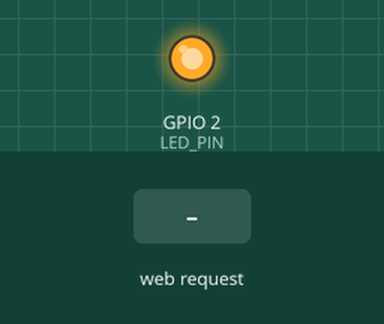
Recording of a program running on a simulated ESP8266 (NodeMCU). Shown: output pins drawn as LEDs (lit = HIGH). Inputs (shaded band) come from the test bench. WiFi joins after 1.5 s; servers stay silent unless stated; what the program prints to the serial monitor is not drawn.

Above: at 2.7 s.
2.8 s: HTTP request GET /command?cmd=LED_ON received
At 3.7 s:
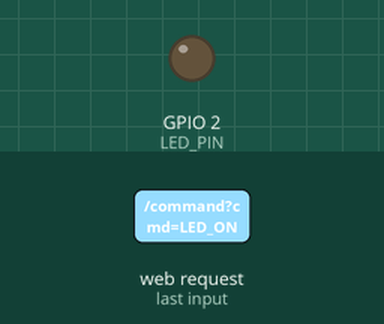
4.3 s: HTTP request GET /command?cmd=LED_OFF received
At 4.8 s:
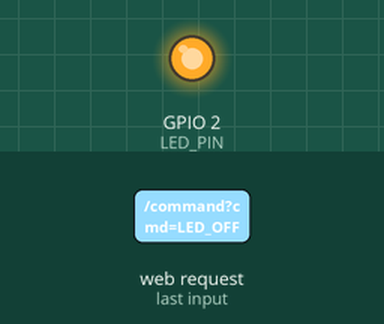
Timing chart, 0 to 7.3 s (numbered marks = the images above; inputs shaded):
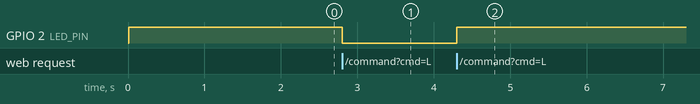

The program:

main.cpp
```cpp
#include <ESP8266HTTPClient.h>
#include <ESP8266WebServer.h>
#include <ESP8266WiFi.h>

#define SSID "WZ"
#define PASSWORD "82913954"

#define LED_PIN 2

ESP8266WebServer server(80);

const char* htmlPage = R"rawliteral(
<!DOCTYPE html>
<html>
<head>
    <meta name="viewport" content="width=device-width, initial-scale=1">
    <style>
        body { font-family: Arial, sans-serif; text-align: center; margin-top: 50px; }
        .button { padding: 15px 32px; font-size: 16px; cursor: pointer; display: inline-block; margin: 10px; }
        .on { background-color: #4CAF50; color: white; border: none; }
        .off { background-color: #f44336; color: white; border: none; }
    </style>
</head>
<body>
    <h1>ESP8266 LED Control</h1>
    <button class="button on" onclick="sendCommand('LED_ON')">Turn On</button>
    <button class="button off" onclick="sendCommand('LED_OFF')">Turn Off</button>

    <script>
        function sendCommand(command) {
            var xhr = new XMLHttpRequest();
            xhr.open("GET", "/command?cmd=" + command, true);
            xhr.onreadystatechange = function () {
                if (xhr.readyState === 4 && xhr.status === 200) {
                    alert(xhr.responseText);
                }
            };
            xhr.send();
        }
    </script>
</body>
</html>
)rawliteral";

void WiFiConnected();
void WebServerInit();
void handleRoot();
void handleCommand();

void setup() {
  Serial.begin(115200);
  delay(10); // 添加一个小延迟
  Serial.println("Starting setup...");

  pinMode(LED_PIN, OUTPUT); // 设置 LED_PIN 为输出模式
  digitalWrite(LED_PIN, HIGH); // 初始化 LED_PIN 为高电平（假设HIGH为熄灭）

  WiFiConnected();
  WebServerInit();
  delay(10); // 添加一个小延迟

  Serial.println("Setup complete.");
}

void loop() {
  server.handleClient();
  yield(); // 让系统有机会处理其他任务
}

void WiFiConnected() {
  Serial.println("Connecting to WiFi...");
  WiFi.mode(WIFI_STA);
  WiFi.begin(SSID, PASSWORD);
  while (WiFi.status() != WL_CONNECTED) {
    delay(500);
    Serial.print(".");
  }
  Serial.println();
  Serial.print("Connected, IP address: ");
  Serial.println(WiFi.localIP());
}

void WebServerInit() {
  server.on("/", handleRoot);
  server.on("/command", handleCommand);
  server.begin();
  Serial.println("HTTP server started");
}

void handleRoot() {
  server.send(200, "text/html", htmlPage);
}

void handleCommand() {
  String command = server.arg("cmd");
  if (command.length() > 0) {
    Serial.println("Received command: " + command);
    if (command == "LED_ON") {
      digitalWrite(LED_PIN, LOW); // 假设 LOW 为点亮 LED
      server.send(200, "text/plain", "LED turned ON");
    } else if (command == "LED_OFF") {
      digitalWrite(LED_PIN, HIGH); // 假设 HIGH 为熄灭 LED
      server.send(200, "text/plain", "LED turned OFF");
    } else {
      server.send(200, "text/plain", "Unknown command: " + command);
    }
  } else {
    server.send(200, "text/plain", "No command provided");
  }
}
```

main1.cpp
```cpp
// #include <WiFiManager.h>
// #include <ESP8266HTTPClient.h>
// #include <ESP8266WiFi.h>

// int i = 0;
// char name[] = "WZ";
// char password[] = "82913954";

// void setup(){
//   Serial.begin(115200);
//   Serial.println();

//   WiFi.begin(name, password);
//   while (WiFi.status() != WL_CONNECTED){
//     delay(500);
//     Serial.print(".");
//   }
//   Serial.println();

//   Serial.print("Conneced, WIFI IP:");
//   Serial.println(WiFi.localIP());
//   WiFi.printDiag(Serial);
// }

// void loop(){
//   // Serial.printf("Num:%d\n",i);
//   // delay(500);
//   // i+=1;i
// }
```

main2.cpp
```cpp
// #include <WiFiManager.h>
// #include <ESP8266HTTPClient.h>
// #include <ESP8266WiFi.h>

// int i = 0;
// #define name "WZ"
// #define password "82913954"
// #define AP_ssid "xiaohuang"


// void setup(){
//     Serial.begin(115200);
//     Serial.println();
//     WiFi.mode(WIFI_AP);
//     Serial.print("ÉèÖÃ½ÓÈëµãÖ®ÖÐ ... ");
//     WiFi.softAP(AP_ssid, password,3,1);

//     Serial.println();
//     Serial.print("µ±Ç°½ÓÈëµã¹¤×÷Ä£Ê½£º");
//     Serial.print(WiFi.getMode());
//     Serial.println();
//     Serial.print("µ±Ç°½ÓÈëµãÃû³Æ£º");
//     Serial.print(AP_ssid);
//     Serial.println();
//     Serial.print("µ±Ç°½ÓÈëµãÃÜÂë£º");
//     Serial.print(password);
// }

// void loop(){
//   // Serial.printf("Num:%d\n",i);
//   // delay(500);
//   // i+=1;i
// }
```

Measured:
- after the input at 2.8 s, GPIO 2 (LED_PIN): HIGH → LOW at once
- after the input at 4.3 s, GPIO 2 (LED_PIN): LOW → HIGH at once
